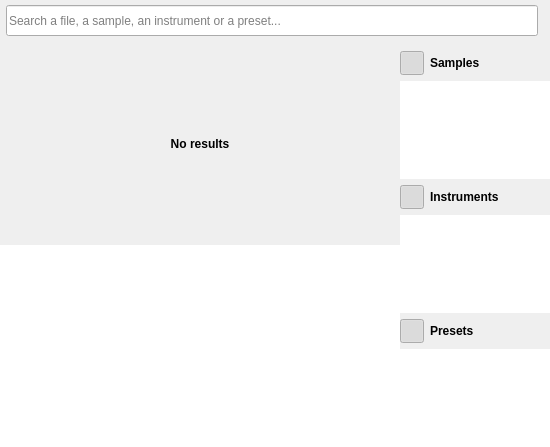
<?xml version="1.0" encoding="UTF-8"?>
<ui version="4.0">
 <class>DirectoryBrowser</class>
 <widget class="QWidget" name="DirectoryBrowser">
  <property name="geometry">
   <rect>
    <x>0</x>
    <y>0</y>
    <width>550</width>
    <height>447</height>
   </rect>
  </property>
  <property name="windowTitle">
   <string notr="true">Form</string>
  </property>
  <property name="autoFillBackground">
   <bool>true</bool>
  </property>
  <layout class="QGridLayout" name="gridLayout">
   <property name="leftMargin">
    <number>0</number>
   </property>
   <property name="topMargin">
    <number>0</number>
   </property>
   <property name="rightMargin">
    <number>0</number>
   </property>
   <property name="bottomMargin">
    <number>0</number>
   </property>
   <property name="spacing">
    <number>0</number>
   </property>
   <item row="0" column="0">
    <widget class="QStackedWidget" name="stackedWidget">
     <property name="currentIndex">
      <number>2</number>
     </property>
     <widget class="QWidget" name="pageWait">
      <layout class="QGridLayout" name="gridLayout_2">
       <property name="leftMargin">
        <number>0</number>
       </property>
       <property name="topMargin">
        <number>0</number>
       </property>
       <property name="rightMargin">
        <number>0</number>
       </property>
       <property name="bottomMargin">
        <number>0</number>
       </property>
       <item row="0" column="0" colspan="3">
        <widget class="QWidget" name="widgetColored2" native="true">
         <property name="minimumSize">
          <size>
           <width>0</width>
           <height>6</height>
          </size>
         </property>
        </widget>
       </item>
       <item row="1" column="1">
        <spacer name="verticalSpacer_2">
         <property name="orientation">
          <enum>Qt::Orientation::Vertical</enum>
         </property>
         <property name="sizeHint" stdset="0">
          <size>
           <width>0</width>
           <height>0</height>
          </size>
         </property>
        </spacer>
       </item>
       <item row="2" column="0">
        <spacer name="horizontalSpacer_2">
         <property name="orientation">
          <enum>Qt::Orientation::Horizontal</enum>
         </property>
         <property name="sizeHint" stdset="0">
          <size>
           <width>0</width>
           <height>0</height>
          </size>
         </property>
        </spacer>
       </item>
       <item row="2" column="1">
        <widget class="RotatingSpinner" name="spinner" native="true">
         <property name="minimumSize">
          <size>
           <width>32</width>
           <height>32</height>
          </size>
         </property>
         <property name="maximumSize">
          <size>
           <width>32</width>
           <height>32</height>
          </size>
         </property>
        </widget>
       </item>
       <item row="2" column="2">
        <spacer name="horizontalSpacer_3">
         <property name="orientation">
          <enum>Qt::Orientation::Horizontal</enum>
         </property>
         <property name="sizeHint" stdset="0">
          <size>
           <width>0</width>
           <height>0</height>
          </size>
         </property>
        </spacer>
       </item>
       <item row="3" column="1">
        <spacer name="verticalSpacer_3">
         <property name="orientation">
          <enum>Qt::Orientation::Vertical</enum>
         </property>
         <property name="sizeHint" stdset="0">
          <size>
           <width>0</width>
           <height>0</height>
          </size>
         </property>
        </spacer>
       </item>
      </layout>
     </widget>
     <widget class="QWidget" name="pageFailed">
      <layout class="QGridLayout" name="gridLayout_3">
       <property name="leftMargin">
        <number>0</number>
       </property>
       <property name="topMargin">
        <number>0</number>
       </property>
       <property name="rightMargin">
        <number>0</number>
       </property>
       <property name="bottomMargin">
        <number>0</number>
       </property>
       <item row="0" column="0" colspan="3">
        <widget class="QWidget" name="widgetColored" native="true">
         <property name="minimumSize">
          <size>
           <width>0</width>
           <height>6</height>
          </size>
         </property>
        </widget>
       </item>
       <item row="1" column="1">
        <spacer name="verticalSpacer_4">
         <property name="orientation">
          <enum>Qt::Orientation::Vertical</enum>
         </property>
         <property name="sizeHint" stdset="0">
          <size>
           <width>0</width>
           <height>0</height>
          </size>
         </property>
        </spacer>
       </item>
       <item row="2" column="0" colspan="3">
        <widget class="QLabel" name="labelError">
         <property name="text">
          <string notr="true">Error...</string>
         </property>
         <property name="alignment">
          <set>Qt::AlignmentFlag::AlignCenter</set>
         </property>
        </widget>
       </item>
       <item row="3" column="0">
        <spacer name="horizontalSpacer_4">
         <property name="orientation">
          <enum>Qt::Orientation::Horizontal</enum>
         </property>
         <property name="sizeHint" stdset="0">
          <size>
           <width>0</width>
           <height>0</height>
          </size>
         </property>
        </spacer>
       </item>
       <item row="3" column="1">
        <widget class="QPushButton" name="pushRetry">
         <property name="text">
          <string/>
         </property>
         <property name="iconSize">
          <size>
           <width>16</width>
           <height>16</height>
          </size>
         </property>
         <property name="flat">
          <bool>true</bool>
         </property>
        </widget>
       </item>
       <item row="3" column="2">
        <spacer name="horizontalSpacer_5">
         <property name="orientation">
          <enum>Qt::Orientation::Horizontal</enum>
         </property>
         <property name="sizeHint" stdset="0">
          <size>
           <width>0</width>
           <height>0</height>
          </size>
         </property>
        </spacer>
       </item>
       <item row="4" column="1">
        <spacer name="verticalSpacer_5">
         <property name="orientation">
          <enum>Qt::Orientation::Vertical</enum>
         </property>
         <property name="sizeHint" stdset="0">
          <size>
           <width>0</width>
           <height>0</height>
          </size>
         </property>
        </spacer>
       </item>
      </layout>
     </widget>
     <widget class="QWidget" name="pageSoundfonts">
      <layout class="QGridLayout" name="gridLayout_4">
       <property name="leftMargin">
        <number>0</number>
       </property>
       <property name="topMargin">
        <number>0</number>
       </property>
       <property name="rightMargin">
        <number>0</number>
       </property>
       <property name="bottomMargin">
        <number>0</number>
       </property>
       <property name="spacing">
        <number>0</number>
       </property>
       <item row="1" column="0">
        <widget class="QWidget" name="widgetLeft" native="true">
         <property name="minimumSize">
          <size>
           <width>400</width>
           <height>0</height>
          </size>
         </property>
         <layout class="QVBoxLayout" name="verticalLayout">
          <property name="spacing">
           <number>0</number>
          </property>
          <property name="leftMargin">
           <number>0</number>
          </property>
          <property name="topMargin">
           <number>0</number>
          </property>
          <property name="rightMargin">
           <number>0</number>
          </property>
          <property name="bottomMargin">
           <number>0</number>
          </property>
          <item>
           <widget class="QLabel" name="labelNoResults">
            <property name="sizePolicy">
             <sizepolicy hsizetype="Expanding" vsizetype="Expanding">
              <horstretch>0</horstretch>
              <verstretch>0</verstretch>
             </sizepolicy>
            </property>
            <property name="font">
             <font>
              <bold>true</bold>
             </font>
            </property>
            <property name="text">
             <string>No results</string>
            </property>
            <property name="alignment">
             <set>Qt::AlignmentFlag::AlignCenter</set>
            </property>
           </widget>
          </item>
          <item>
           <widget class="DirectoryListView" name="listView">
            <property name="frameShape">
             <enum>QFrame::Shape::NoFrame</enum>
            </property>
            <property name="verticalScrollBarPolicy">
             <enum>Qt::ScrollBarPolicy::ScrollBarAsNeeded</enum>
            </property>
            <property name="horizontalScrollBarPolicy">
             <enum>Qt::ScrollBarPolicy::ScrollBarAlwaysOff</enum>
            </property>
            <property name="editTriggers">
             <set>QAbstractItemView::EditTrigger::NoEditTriggers</set>
            </property>
            <property name="showDropIndicator" stdset="0">
             <bool>false</bool>
            </property>
            <property name="dragDropOverwriteMode">
             <bool>false</bool>
            </property>
            <property name="alternatingRowColors">
             <bool>true</bool>
            </property>
            <property name="selectionMode">
             <enum>QAbstractItemView::SelectionMode::SingleSelection</enum>
            </property>
            <property name="selectionBehavior">
             <enum>QAbstractItemView::SelectionBehavior::SelectRows</enum>
            </property>
            <property name="verticalScrollMode">
             <enum>QAbstractItemView::ScrollMode::ScrollPerPixel</enum>
            </property>
           </widget>
          </item>
         </layout>
        </widget>
       </item>
       <item row="1" column="1">
        <widget class="QWidget" name="widgetRight" native="true">
         <property name="minimumSize">
          <size>
           <width>150</width>
           <height>0</height>
          </size>
         </property>
         <layout class="QVBoxLayout" name="verticalLayout_2">
          <property name="leftMargin">
           <number>0</number>
          </property>
          <property name="rightMargin">
           <number>0</number>
          </property>
          <property name="bottomMargin">
           <number>0</number>
          </property>
          <item>
           <layout class="QHBoxLayout" name="horizontalLayout_4">
            <property name="rightMargin">
             <number>9</number>
            </property>
            <item>
             <widget class="QPushButton" name="pushShowSamples">
              <property name="minimumSize">
               <size>
                <width>24</width>
                <height>24</height>
               </size>
              </property>
              <property name="maximumSize">
               <size>
                <width>24</width>
                <height>24</height>
               </size>
              </property>
              <property name="cursor">
               <cursorShape>PointingHandCursor</cursorShape>
              </property>
              <property name="text">
               <string/>
              </property>
              <property name="checkable">
               <bool>true</bool>
              </property>
              <property name="checked">
               <bool>true</bool>
              </property>
              <property name="flat">
               <bool>true</bool>
              </property>
             </widget>
            </item>
            <item>
             <widget class="QLabel" name="label">
              <property name="font">
               <font>
                <bold>true</bold>
               </font>
              </property>
              <property name="text">
               <string>Samples</string>
              </property>
             </widget>
            </item>
            <item>
             <widget class="QLabel" name="iconSample">
              <property name="minimumSize">
               <size>
                <width>13</width>
                <height>16</height>
               </size>
              </property>
              <property name="maximumSize">
               <size>
                <width>13</width>
                <height>16</height>
               </size>
              </property>
              <property name="text">
               <string/>
              </property>
              <property name="pixmap">
               <pixmap resource="../resources.qrc">:/icons/sample.svg</pixmap>
              </property>
              <property name="scaledContents">
               <bool>true</bool>
              </property>
             </widget>
            </item>
           </layout>
          </item>
          <item>
           <widget class="DirectoryElementListView" name="listSamples">
            <property name="frameShape">
             <enum>QFrame::Shape::NoFrame</enum>
            </property>
            <property name="editTriggers">
             <set>QAbstractItemView::EditTrigger::NoEditTriggers</set>
            </property>
            <property name="showDropIndicator" stdset="0">
             <bool>false</bool>
            </property>
            <property name="selectionBehavior">
             <enum>QAbstractItemView::SelectionBehavior::SelectRows</enum>
            </property>
            <property name="verticalScrollMode">
             <enum>QAbstractItemView::ScrollMode::ScrollPerPixel</enum>
            </property>
           </widget>
          </item>
          <item>
           <layout class="QHBoxLayout" name="horizontalLayout_5">
            <property name="rightMargin">
             <number>9</number>
            </property>
            <item>
             <widget class="QPushButton" name="pushShowInstruments">
              <property name="minimumSize">
               <size>
                <width>24</width>
                <height>24</height>
               </size>
              </property>
              <property name="maximumSize">
               <size>
                <width>24</width>
                <height>24</height>
               </size>
              </property>
              <property name="cursor">
               <cursorShape>PointingHandCursor</cursorShape>
              </property>
              <property name="text">
               <string/>
              </property>
              <property name="checkable">
               <bool>true</bool>
              </property>
              <property name="checked">
               <bool>true</bool>
              </property>
              <property name="flat">
               <bool>true</bool>
              </property>
             </widget>
            </item>
            <item>
             <widget class="QLabel" name="label_2">
              <property name="font">
               <font>
                <bold>true</bold>
               </font>
              </property>
              <property name="text">
               <string>Instruments</string>
              </property>
             </widget>
            </item>
            <item>
             <widget class="QLabel" name="iconInstrument">
              <property name="minimumSize">
               <size>
                <width>13</width>
                <height>16</height>
               </size>
              </property>
              <property name="maximumSize">
               <size>
                <width>13</width>
                <height>16</height>
               </size>
              </property>
              <property name="text">
               <string/>
              </property>
              <property name="pixmap">
               <pixmap resource="../resources.qrc">:/icons/instrument.svg</pixmap>
              </property>
              <property name="scaledContents">
               <bool>true</bool>
              </property>
             </widget>
            </item>
           </layout>
          </item>
          <item>
           <widget class="DirectoryElementListView" name="listInstruments">
            <property name="frameShape">
             <enum>QFrame::Shape::NoFrame</enum>
            </property>
            <property name="editTriggers">
             <set>QAbstractItemView::EditTrigger::NoEditTriggers</set>
            </property>
            <property name="showDropIndicator" stdset="0">
             <bool>false</bool>
            </property>
            <property name="selectionBehavior">
             <enum>QAbstractItemView::SelectionBehavior::SelectRows</enum>
            </property>
            <property name="verticalScrollMode">
             <enum>QAbstractItemView::ScrollMode::ScrollPerPixel</enum>
            </property>
           </widget>
          </item>
          <item>
           <layout class="QHBoxLayout" name="horizontalLayout_6">
            <property name="rightMargin">
             <number>9</number>
            </property>
            <item>
             <widget class="QPushButton" name="pushShowPresets">
              <property name="minimumSize">
               <size>
                <width>24</width>
                <height>24</height>
               </size>
              </property>
              <property name="maximumSize">
               <size>
                <width>24</width>
                <height>24</height>
               </size>
              </property>
              <property name="cursor">
               <cursorShape>PointingHandCursor</cursorShape>
              </property>
              <property name="text">
               <string/>
              </property>
              <property name="checkable">
               <bool>true</bool>
              </property>
              <property name="checked">
               <bool>true</bool>
              </property>
              <property name="flat">
               <bool>true</bool>
              </property>
             </widget>
            </item>
            <item>
             <widget class="QLabel" name="label_3">
              <property name="font">
               <font>
                <bold>true</bold>
               </font>
              </property>
              <property name="text">
               <string>Presets</string>
              </property>
             </widget>
            </item>
            <item>
             <widget class="QLabel" name="iconPreset">
              <property name="minimumSize">
               <size>
                <width>13</width>
                <height>16</height>
               </size>
              </property>
              <property name="maximumSize">
               <size>
                <width>13</width>
                <height>16</height>
               </size>
              </property>
              <property name="text">
               <string/>
              </property>
              <property name="pixmap">
               <pixmap resource="../resources.qrc">:/icons/preset.svg</pixmap>
              </property>
              <property name="scaledContents">
               <bool>true</bool>
              </property>
             </widget>
            </item>
           </layout>
          </item>
          <item>
           <widget class="DirectoryElementListView" name="listPresets">
            <property name="frameShape">
             <enum>QFrame::Shape::NoFrame</enum>
            </property>
            <property name="editTriggers">
             <set>QAbstractItemView::EditTrigger::NoEditTriggers</set>
            </property>
            <property name="showDropIndicator" stdset="0">
             <bool>false</bool>
            </property>
            <property name="selectionBehavior">
             <enum>QAbstractItemView::SelectionBehavior::SelectRows</enum>
            </property>
            <property name="verticalScrollMode">
             <enum>QAbstractItemView::ScrollMode::ScrollPerPixel</enum>
            </property>
           </widget>
          </item>
          <item>
           <spacer name="verticalSpacer">
            <property name="orientation">
             <enum>Qt::Orientation::Vertical</enum>
            </property>
            <property name="sizeType">
             <enum>QSizePolicy::Policy::Minimum</enum>
            </property>
            <property name="sizeHint" stdset="0">
             <size>
              <width>0</width>
              <height>0</height>
             </size>
            </property>
           </spacer>
          </item>
         </layout>
        </widget>
       </item>
       <item row="0" column="0" colspan="2">
        <widget class="QFrame" name="frameTop">
         <property name="minimumSize">
          <size>
           <width>0</width>
           <height>42</height>
          </size>
         </property>
         <property name="maximumSize">
          <size>
           <width>16777215</width>
           <height>42</height>
          </size>
         </property>
         <property name="frameShape">
          <enum>QFrame::Shape::NoFrame</enum>
         </property>
         <layout class="QHBoxLayout" name="horizontalLayout">
          <property name="leftMargin">
           <number>6</number>
          </property>
          <property name="topMargin">
           <number>5</number>
          </property>
          <property name="rightMargin">
           <number>6</number>
          </property>
          <property name="bottomMargin">
           <number>6</number>
          </property>
          <item>
           <widget class="QLineEdit" name="lineSearch">
            <property name="sizePolicy">
             <sizepolicy hsizetype="Expanding" vsizetype="Expanding">
              <horstretch>0</horstretch>
              <verstretch>0</verstretch>
             </sizepolicy>
            </property>
            <property name="placeholderText">
             <string>Search a file, a sample, an instrument or a preset...</string>
            </property>
            <property name="clearButtonEnabled">
             <bool>true</bool>
            </property>
           </widget>
          </item>
          <item>
           <widget class="DirectorySortMenu" name="widgetSortMenu" native="true"/>
          </item>
         </layout>
        </widget>
       </item>
      </layout>
     </widget>
    </widget>
   </item>
  </layout>
 </widget>
 <customwidgets>
  <customwidget>
   <class>RotatingSpinner</class>
   <extends>QWidget</extends>
   <header>rotatingspinner.h</header>
   <container>1</container>
  </customwidget>
  <customwidget>
   <class>DirectorySortMenu</class>
   <extends>QWidget</extends>
   <header>directorysortmenu.h</header>
   <container>1</container>
  </customwidget>
  <customwidget>
   <class>DirectoryListView</class>
   <extends>QListView</extends>
   <header>directorylistview.h</header>
  </customwidget>
  <customwidget>
   <class>DirectoryElementListView</class>
   <extends>QListView</extends>
   <header>directoryelementlistview.h</header>
  </customwidget>
 </customwidgets>
 <tabstops>
  <tabstop>lineSearch</tabstop>
  <tabstop>listView</tabstop>
  <tabstop>pushShowSamples</tabstop>
  <tabstop>listSamples</tabstop>
  <tabstop>pushShowInstruments</tabstop>
  <tabstop>listInstruments</tabstop>
  <tabstop>pushShowPresets</tabstop>
  <tabstop>listPresets</tabstop>
  <tabstop>pushRetry</tabstop>
 </tabstops>
 <resources>
  <include location="../resources.qrc"/>
 </resources>
 <connections/>
</ui>
